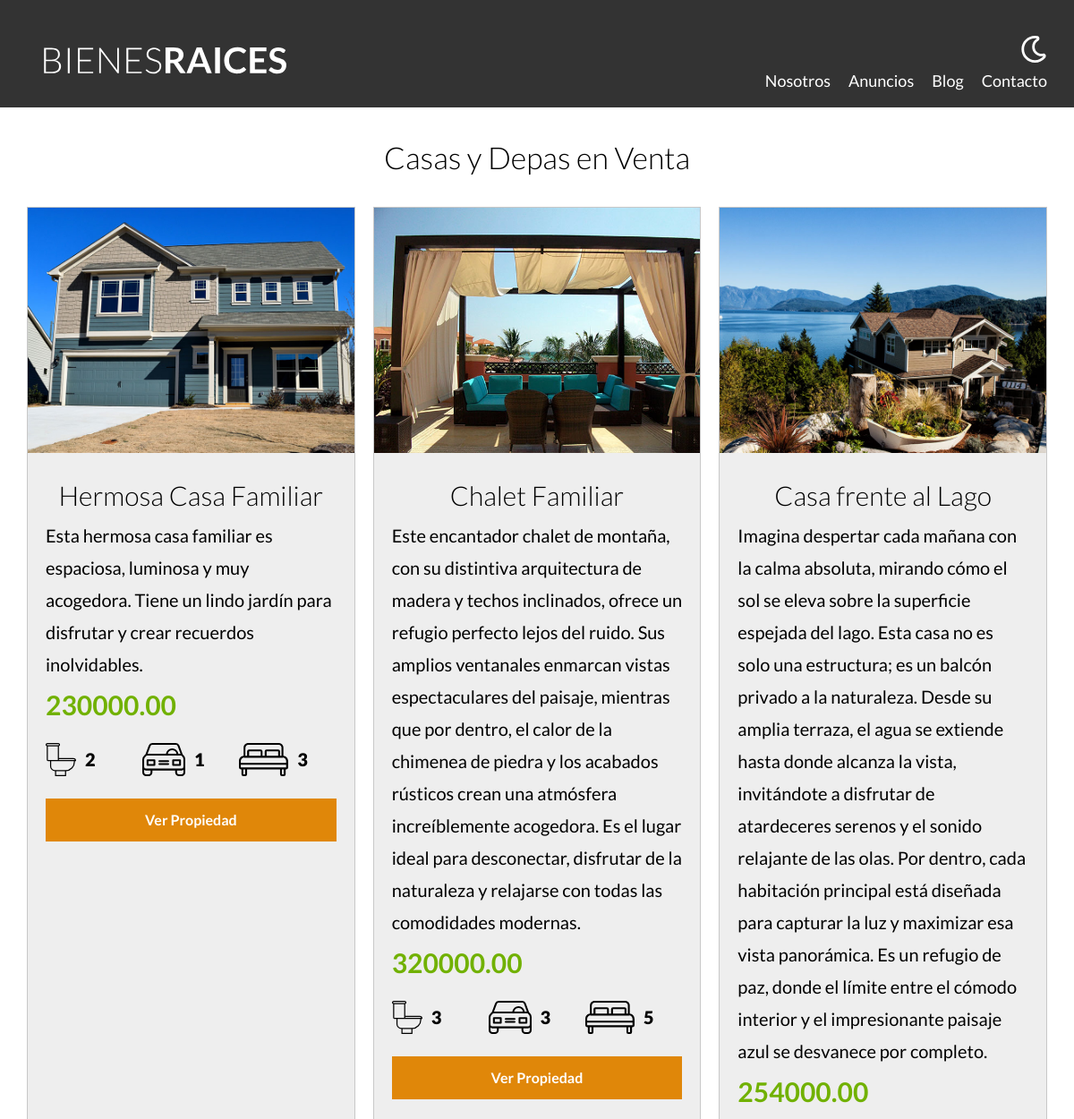
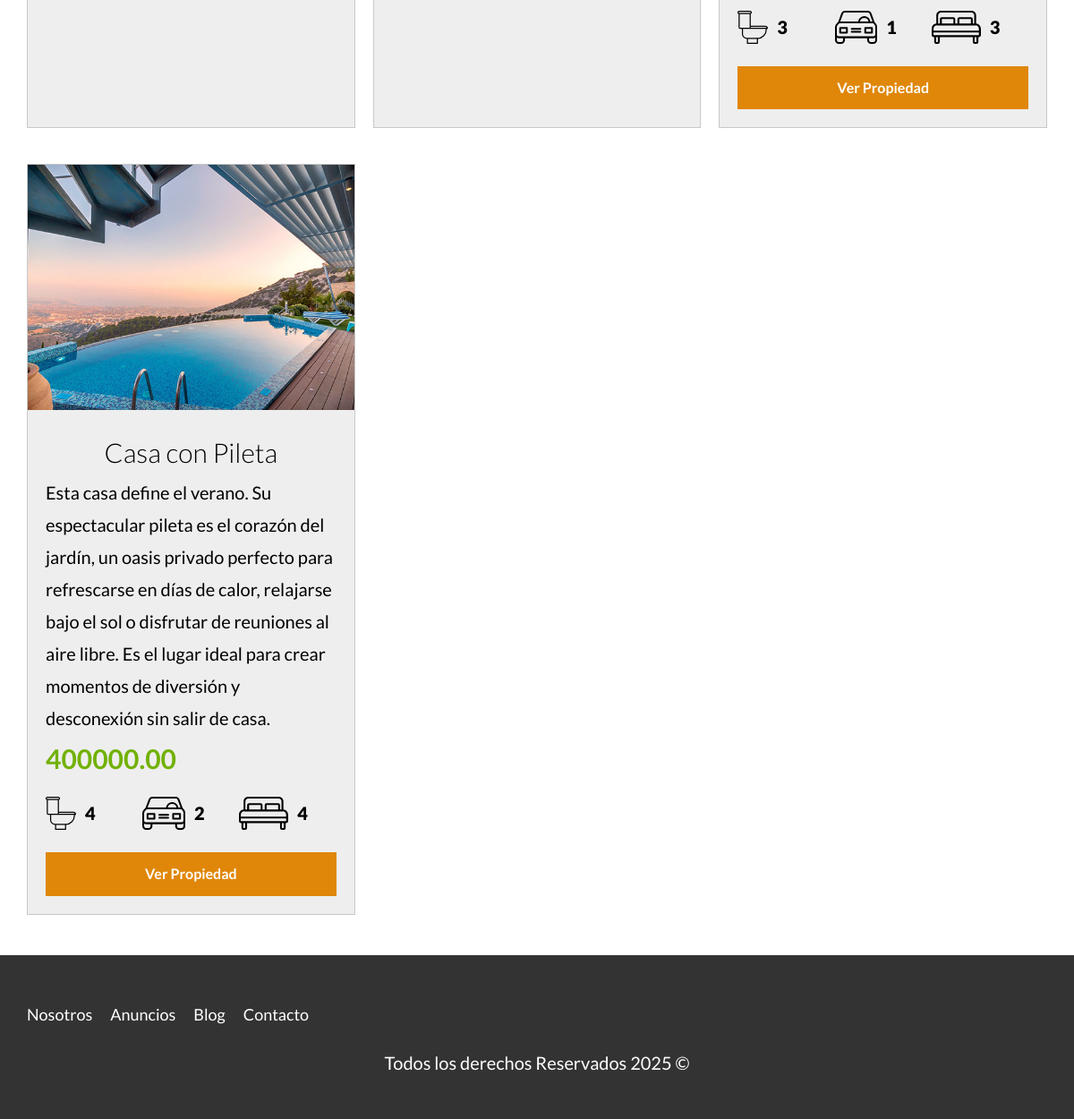
The app's page /anuncios.php with its own data (2 pictures, top to bottom).
### tables this page shows
CREATE TABLE `propiedades` (
  `id` int NOT NULL AUTO_INCREMENT,
  `titulo` varchar(45) DEFAULT NULL,
  `precio` decimal(10,2) DEFAULT NULL,
  `imagen` varchar(200) DEFAULT NULL,
  `descripcion` longtext,
  `habitaciones` int DEFAULT NULL,
  `wc` int DEFAULT NULL,
  `estacionamientos` int DEFAULT NULL,
  `creado` date DEFAULT NULL,
  `vendedorId` int NOT NULL,
  PRIMARY KEY (`id`),
  KEY `fk_Propiedades_vendedores_idx` (`vendedorId`),
  CONSTRAINT `fk_Propiedades_vendedores` FOREIGN KEY (`vendedorId`) REFERENCES `vendedores` (`id`)
);

### includes/funciones.php (called while the page is built, shortened)
<?php
function incluirTemplate(string $nombre, bool $inicio = false)
{
    include TEMPLEATES_URL . "/{$nombre}.php";
}

### includes/templeates/anuncios.php (the view, shortened to what this page needs)
<?php
$db=conectarDB();
$query="SELECT * FROM propiedades LIMIT $limite";
$resultado=mysqli_query($db,$query);
?>
<div class="contenedor-anuncios ">
    <?php while ($propiedad=mysqli_fetch_assoc($resultado)): ?>
            <div class="anuncio">
                <img loading="lazy" src="/imagenes/<?php echo $propiedad ['imagen'];?>" alt="anuncio">
                <div class="contenido-anuncio">
                    <h3><?php echo $propiedad ['titulo'];?></h3>
                    <p><?php echo $propiedad ['descripcion'];?></p>
                    <p class="precio"><?php echo $propiedad ['precio'];?></p>
                    <ul class="iconos-caracteristicas">
                        <li>
                            <img class="icono" loading="lazy" src="build/img/icono_wc.svg" alt="icono wc">
                            <p><?php echo $propiedad ['wc'];?></p>
                        </li>
                        <li>
                            <img class="icono" loading="lazy" src="build/img/icono_estacionamiento.svg" alt="icono estacionamiento">
                            <p><?php echo $propiedad ['estacionamientos'];?></p>
                        </li>
                        <li>
                            <img class="icono" loading="lazy" src="build/img/icono_dormitorio.svg" alt="icono habitaciones">
                            <p><?php echo $propiedad ['habitaciones'];?></p>
                        </li>
                    </ul>
                    <a href="anuncio.php?id=<?php echo $propiedad ['id'];?>" class="boton-amarillo-block">
                        Ver Propiedad
                    </a>
                </div>
            </div>
            <?php endwhile;?>
</div>

### includes/templeates/header.php (shortened to what this page needs)
<!DOCTYPE html>
<html lang="en">
<head>
    <link rel="stylesheet" href="/build/css/app.css">
</head>
<body>
    <header class="header <?php echo $inicio ? 'inicio' : ''; ?>">
        <div class="contenedor contenido-header">
            <div class="barra">
                <a href="/">
                    <img src="/build/img/logo.svg" alt="Logotipo de Bienes Raices">
                </a>
                <div class="derecha">
                    <img class="dark-mode-boton" src="/build/img/dark-mode.svg">
                    <nav class="navegacion">
                        <a href="nosotros.php">Nosotros</a>
                        <a href="anuncios.php">Anuncios</a>
                        <a href="blog.php">Blog</a>
                        <a href="contacto.php">Contacto</a>
                    </nav>
                </div>
            </div>
        </div>
    </header>

### anuncios.php (shortened to what this page needs)
<?php
incluirTemplate('header');
?>
    <main class="contenedor seccion ">
        <h2>Casas y Depas en Venta</h2>
            <?php
            $limite =10;
            include 'includes/templeates/anuncios.php';
            ?>
    </main>
<?php
    incluirTemplate('footer');
?>

### includes/templeates/footer.php (shortened to what this page needs)
<footer class="footer seccion">
        <div class="contenedor contenedor-footer">
            <nav class="navegacion">
                <a href="nosotros.php">Nosotros</a>
                <a href="anuncios.php">Anuncios</a>
                <a href="blog.php">Blog</a>
                <a href="contacto.php">Contacto</a>
            </nav>
        </div>
        <p class="copyright">Todos los derechos Reservados <?php echo $fecha=date('Y');?> &copy;</p>
    </footer>
</body>
</html>

### build/css/app.css (style rules this page uses)
html { line-height:1.15;-webkit-text-size-adjust:100% }
body { margin:0 }
main { display:block }
a { background-color:rgba(0,0,0,0) }
img { border-style:none }
html { font-size:62.5%;box-sizing:border-box }
*,*:before,*:after { box-sizing:inherit }
body { font-family:"Lato",sans-serif;font-size:1.6rem;line-height:1.8 }
p { color:#000;font-size:2rem }
.contenedor { width:95%;max-width:120rem;margin:0 auto }
a { text-decoration:none }
img,picture { width:100%;display:block }
h1,h2,h3 { font-family:"Lato",sans-serif;margin:2.5rem 0;font-weight:300;text-align:center }
h2 { font-size:3.4rem }
h3 { font-size:3rem }
.seccion { margin-top:2.5rem;margin-bottom:2.5rem }
.boton-amarillo-block { background-color:#e08709;color:#fff;font-weight:700;text-decoration:none;padding:1rem 3rem;text-align:center;margin-top:2.5rem;display:block;border:none }
.header { background-color:#333;padding:1rem 0 3rem 0 }
.contenido-header { display:flex;flex-direction:column;justify-content:space-between }
.footer { padding:2.5rem 0;background-color:#333;margin-bottom:0 }
.footer .contenedor-footer { padding-top:2.5rem }
.footer .navegacion { visibility:visible;opacity:1;height:auto }
.footer .copyright { color:#fff;text-align:center }
.derecha { display:flex;flex-direction:column;align-items:center }
@media (min-width: 768px) { .derecha { align-items:flex-end } }
.derecha .dark-mode-boton { width:3rem;margin-top:3rem;margin-bottom:2rem;filter:invert(100%) }
@media (min-width: 768px) { .derecha .dark-mode-boton { margin-top:0 } }
.barra { display:flex;flex-direction:column;align-items:center;padding-top:3rem }
.barra img { width:30rem }
@media (min-width: 768px) { .barra { flex-direction:row;justify-content:space-between;align-items:flex-end } }
.navegacion { visibility:hidden;opacity:0;height:0;transition:visibility .3s ease-in-out,opacity .5s linear,height .5s linear }
@media (min-width: 768px) { .navegacion { display:flex;align-items:center;opacity:1;visibility:visible } }
.navegacion a { color:#fff;text-decoration:none;font-size:2.2rem;display:block;text-align:center }
@media (min-width: 768px) { .navegacion a { margin-right:2rem;font-size:1.8rem } }
@media (min-width: 768px) { .navegacion a:last-of-type { margin-right:0 } }
.icono { text-align:center }
@media (min-width: 768px) { .contenedor-anuncios { display:grid;gap:2rem;grid-template-columns:repeat(3, 1fr) } }
.anuncio { background-color:hsl(0,0%,93.2352941176%);border:1px solid rgb(199.5,199.5,199.5);margin-bottom:2rem }
.anuncio .contenido-anuncio { padding:2rem }
.anuncio h3,.anuncio p { margin:0 }
.precio { color:#71b100;font-weight:700;font-size:3rem }
.iconos-caracteristicas { display:flex;list-style:none;padding:0;max-width:40rem }
.iconos-caracteristicas li { flex:1;display:flex }
.iconos-caracteristicas li img { flex:0 0 3rem;margin-right:1rem }
.iconos-caracteristicas li p { font-weight:900 }

### records on screen
propiedades: imagen (picture), titulo "Hermosa Casa Familiar", descripcion "Esta hermosa casa familiar es espaciosa, luminosa y muy acogedora. Tiene un lindo jardín para disfrutar y crear recuerdos inolvidables.", precio "230000.00", wc "2", estacionamientos "1", habitaciones "3"
propiedades: imagen (picture), titulo "Chalet Familiar", descripcion "Este encantador chalet de montaña, con su distintiva arquitectura de madera y techos inclinados, ofrece un refugio perfecto lejos del ruido. Sus amplios ventanales enmarcan vistas espectaculares del paisaje, mientras que por dentro, el calor de la chimenea de piedra y los acabados rústicos crean una atmósfera increíblemente acogedora. Es el lugar ideal para desconectar, disfrutar de la naturaleza y relajarse con todas las comodidades modernas.", precio "320000.00", wc "3", estacionamientos "3", habitaciones "5"
propiedades: imagen (picture), titulo "Casa frente al Lago", descripcion "Imagina despertar cada mañana con la calma absoluta, mirando cómo el sol se eleva sobre la superficie espejada del lago. Esta casa no es solo una estructura; es un balcón privado a la naturaleza. Desde su amplia terraza, el agua se extiende hasta donde alcanza la vista, invitándote a disfrutar de atardeceres serenos y el sonido relajante de las olas. Por dentro, cada habitación principal está diseñada para capturar la luz y maximizar esa vista panorámica. Es un refugio de paz, donde el límite entre el cómodo interior y el impresionante paisaje azul se desvanece por completo.", precio "254000.00", wc "3", estacionamientos "1", habitaciones "3"
propiedades: imagen (picture), titulo "Casa con Pileta", descripcion "Esta casa define el verano. Su espectacular pileta es el corazón del jardín, un oasis privado perfecto para refrescarse en días de calor, relajarse bajo el sol o disfrutar de reuniones al aire libre. Es el lugar ideal para crear momentos de diversión y desconexión sin salir de casa.", precio "400000.00", wc "4", estacionamientos "2", habitaciones "4"
